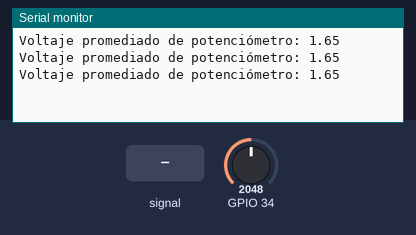
Simulated run of this sketch. Board: ESP32. Shown: the last lines printed to the serial monitor. Inputs (shaded band) come from the test bench; at power-on: GPIO 34 = 2048.

Above: at 1.2 s.
1.3 s: GPIO 34 fed a 2 Hz sine of ±1228 counts around its level
At 1.74 s:
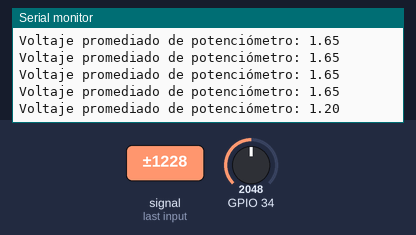
2.8 s: GPIO 34 set to 2866
At 2.96 s:
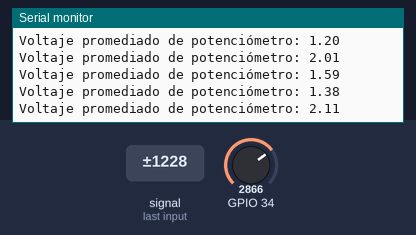
4.3 s: GPIO 34 set to 3603
At 4.5 s:
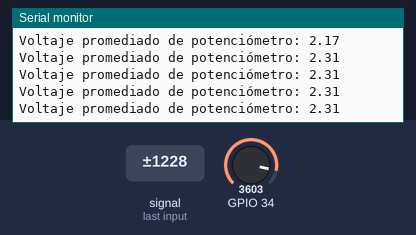
Timing chart, 0 to 7.3 s (numbered marks = the images above; inputs shaded):
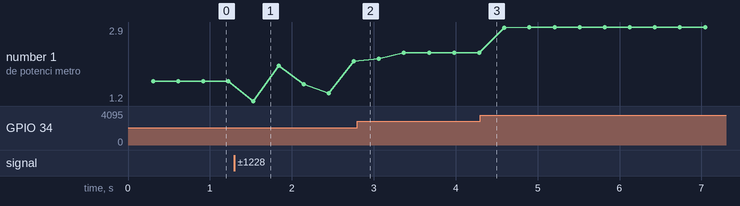

Measured:
- after the input at 1.3 s, the serial monitor: prints a new line after 0.23 s (image 1)
- plotted number 1: 1.65 → 2.11 after the input at 1.3 s, 2.11 → 2.31 after the input at 2.8 s, 2.31 → 2.9 after the input at 4.3 s

The sketch:

actividad_1.ino
```cpp
void setup() {
  Serial.begin(115200);  // Iniciar comunicación serial a 115200 baudios
}

void loop() {
  int16_t counter = 0;    // Contador
  float acc = 0;          // Acumulador = 0
  float temp = 0;         // Temporal = 0
  while(counter != 500){  // Repetir 500 veces
    counter = counter + 1;                  // Incrementar contador
    temp = (3.3 * analogRead(34)) / 4096;   // Leer voltaje
    acc = acc + temp;                       // Sumar voltaje al acumulador
    delayMicroseconds(500);
  }
  acc = acc / 500;                                        // Promediar voltaje
  Serial.print("Voltaje promediado de potenciómetro: ");  // Imprimir resultados
  Serial.print(acc);
  Serial.println();
}
```
